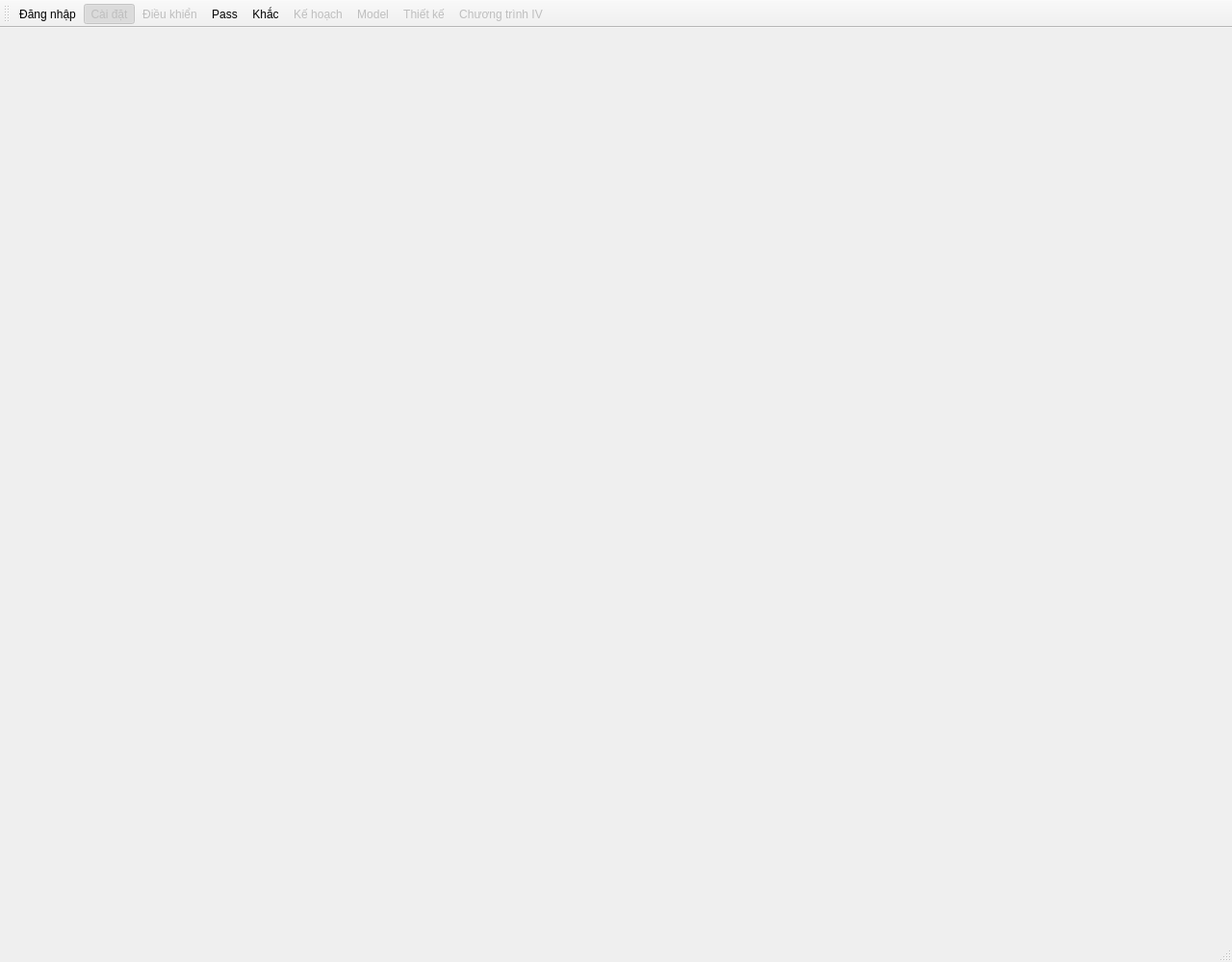
<?xml version="1.0" encoding="UTF-8"?>
<ui version="4.0">
 <class>MainWindow</class>
 <widget class="QMainWindow" name="MainWindow">
  <property name="geometry">
   <rect>
    <x>0</x>
    <y>0</y>
    <width>1280</width>
    <height>1000</height>
   </rect>
  </property>
  <property name="windowTitle">
   <string>LASER MARKER SYSTEM (release 2023-08-14)</string>
  </property>
  <property name="styleSheet">
   <string notr="true"/>
  </property>
  <widget class="QWidget" name="centralWidget">
   <layout class="QGridLayout" name="gridLayout_2">
    <property name="leftMargin">
     <number>0</number>
    </property>
    <property name="topMargin">
     <number>0</number>
    </property>
    <property name="rightMargin">
     <number>0</number>
    </property>
    <property name="bottomMargin">
     <number>0</number>
    </property>
    <item row="0" column="0">
     <widget class="QStackedWidget" name="stackedWidget">
      <widget class="QWidget" name="pageSetting">
       <layout class="QGridLayout" name="gridLayout_9">
        <property name="leftMargin">
         <number>0</number>
        </property>
        <property name="topMargin">
         <number>0</number>
        </property>
        <property name="rightMargin">
         <number>0</number>
        </property>
        <property name="bottomMargin">
         <number>0</number>
        </property>
       </layout>
      </widget>
      <widget class="QWidget" name="pagePass">
       <layout class="QGridLayout" name="gridLayout_3">
        <property name="leftMargin">
         <number>0</number>
        </property>
        <property name="topMargin">
         <number>0</number>
        </property>
        <property name="rightMargin">
         <number>0</number>
        </property>
        <property name="bottomMargin">
         <number>0</number>
        </property>
       </layout>
      </widget>
      <widget class="QWidget" name="pageMark">
       <layout class="QGridLayout" name="gridLayout_10">
        <property name="leftMargin">
         <number>0</number>
        </property>
        <property name="topMargin">
         <number>0</number>
        </property>
        <property name="rightMargin">
         <number>0</number>
        </property>
        <property name="bottomMargin">
         <number>0</number>
        </property>
       </layout>
      </widget>
      <widget class="QWidget" name="pageControl">
       <layout class="QGridLayout" name="gridLayout_11">
        <property name="leftMargin">
         <number>0</number>
        </property>
        <property name="topMargin">
         <number>0</number>
        </property>
        <property name="rightMargin">
         <number>0</number>
        </property>
        <property name="bottomMargin">
         <number>0</number>
        </property>
       </layout>
      </widget>
      <widget class="QWidget" name="pageScheddule">
       <layout class="QGridLayout" name="gridLayout_8">
        <property name="leftMargin">
         <number>0</number>
        </property>
        <property name="topMargin">
         <number>0</number>
        </property>
        <property name="rightMargin">
         <number>0</number>
        </property>
        <property name="bottomMargin">
         <number>0</number>
        </property>
       </layout>
      </widget>
      <widget class="QWidget" name="pageModel">
       <layout class="QGridLayout" name="gridLayout_12">
        <property name="leftMargin">
         <number>0</number>
        </property>
        <property name="topMargin">
         <number>0</number>
        </property>
        <property name="rightMargin">
         <number>0</number>
        </property>
        <property name="bottomMargin">
         <number>0</number>
        </property>
       </layout>
      </widget>
      <widget class="QWidget" name="pageDesign">
       <layout class="QGridLayout" name="gridLayout_13">
        <property name="leftMargin">
         <number>0</number>
        </property>
        <property name="topMargin">
         <number>0</number>
        </property>
        <property name="rightMargin">
         <number>0</number>
        </property>
        <property name="bottomMargin">
         <number>0</number>
        </property>
       </layout>
      </widget>
      <widget class="QWidget" name="pageIV">
       <layout class="QGridLayout" name="gridLayout_14">
        <property name="leftMargin">
         <number>0</number>
        </property>
        <property name="topMargin">
         <number>0</number>
        </property>
        <property name="rightMargin">
         <number>0</number>
        </property>
        <property name="bottomMargin">
         <number>0</number>
        </property>
       </layout>
      </widget>
     </widget>
    </item>
   </layout>
  </widget>
  <widget class="QStatusBar" name="statusBar"/>
  <widget class="QToolBar" name="toolBar">
   <property name="windowTitle">
    <string>toolBar</string>
   </property>
   <property name="movable">
    <bool>true</bool>
   </property>
   <property name="iconSize">
    <size>
     <width>90</width>
     <height>30</height>
    </size>
   </property>
   <property name="toolButtonStyle">
    <enum>Qt::ToolButtonStyle::ToolButtonTextUnderIcon</enum>
   </property>
   <attribute name="toolBarArea">
    <enum>TopToolBarArea</enum>
   </attribute>
   <attribute name="toolBarBreak">
    <bool>false</bool>
   </attribute>
   <addaction name="actionLogin"/>
   <addaction name="actionSettings"/>
   <addaction name="actionControl"/>
   <addaction name="actionPass"/>
   <addaction name="actionMark"/>
   <addaction name="actionLot"/>
   <addaction name="actionModel"/>
   <addaction name="actionDesign"/>
   <addaction name="actionIVProgram"/>
  </widget>
  <action name="actionLogin">
   <property name="icon">
    <iconset resource="icons.qrc">
     <normaloff>:/icons/female_profile_48px.png</normaloff>:/icons/female_profile_48px.png</iconset>
   </property>
   <property name="text">
    <string>Đăng nhập</string>
   </property>
   <property name="toolTip">
    <string>&lt;html&gt;&lt;head/&gt;&lt;body&gt;&lt;p&gt;&lt;span style=&quot; font-weight:700; color:#5555ff;&quot;&gt;Đăng nhập&lt;/span&gt;&lt;/p&gt;&lt;p&gt;&lt;span style=&quot; color:#404040;&quot;&gt;Click vào nút nhấn này khi tên nút là Đăng nhập, máy tính sẽ hiển thị hộp thoại đăng nhập.&lt;/span&gt;&lt;/p&gt;&lt;p&gt;&lt;span style=&quot; color:#404040;&quot;&gt;Đăng nhập thành công sẽ mở khóa nhiều tính năng của thiết bị.&lt;/span&gt;&lt;/p&gt;&lt;p&gt;&lt;span style=&quot; font-weight:700; color:#ff0000;&quot;&gt;Đăng xuất&lt;/span&gt;&lt;/p&gt;&lt;p&gt;&lt;span style=&quot; color:#404040;&quot;&gt;Click vào nút nhấn này, trạng thái đăng nhập sẽ bị xóa.&lt;/span&gt;&lt;/p&gt;&lt;p&gt;&lt;span style=&quot; color:#404040;&quot;&gt;Một số chức năng sẽ bị khóa lại.&lt;/span&gt;&lt;/p&gt;&lt;/body&gt;&lt;/html&gt;</string>
   </property>
  </action>
  <action name="actionSettings">
   <property name="checkable">
    <bool>true</bool>
   </property>
   <property name="checked">
    <bool>true</bool>
   </property>
   <property name="enabled">
    <bool>false</bool>
   </property>
   <property name="icon">
    <iconset resource="icons.qrc">
     <normaloff>:/icons/settings_48px.png</normaloff>:/icons/settings_48px.png</iconset>
   </property>
   <property name="text">
    <string>Cài đặt</string>
   </property>
   <property name="toolTip">
    <string>&lt;html&gt;&lt;head/&gt;&lt;body&gt;&lt;p&gt;&lt;span style=&quot; font-weight:700; color:#5555ff;&quot;&gt;Cài đặt&lt;/span&gt;&lt;/p&gt;&lt;p&gt;&lt;span style=&quot; color:#404040;&quot;&gt;Click vào nút nhấn này, để hiển thị và thay đổi cài đặt của thiết bị.&lt;/span&gt;&lt;/p&gt;&lt;/body&gt;&lt;/html&gt;</string>
   </property>
  </action>
  <action name="actionMark">
   <property name="checkable">
    <bool>true</bool>
   </property>
   <property name="icon">
    <iconset resource="icons.qrc">
     <normaloff>:/icons/laser_beam_48px.png</normaloff>:/icons/laser_beam_48px.png</iconset>
   </property>
   <property name="text">
    <string>Khắc</string>
   </property>
   <property name="toolTip">
    <string>&lt;html&gt;&lt;head/&gt;&lt;body&gt;&lt;p&gt;&lt;span style=&quot; font-weight:700; color:#5555ff;&quot;&gt;Khắc&lt;/span&gt;&lt;/p&gt;&lt;p&gt;&lt;span style=&quot; color:#404040;&quot;&gt;Click vào nút nhấn này, màn hình sẽ chuyển sang trang điều khiển cho chế độ khắc (sản xuất).&lt;/span&gt;&lt;/p&gt;&lt;/body&gt;&lt;/html&gt;</string>
   </property>
  </action>
  <action name="actionControl">
   <property name="checkable">
    <bool>true</bool>
   </property>
   <property name="enabled">
    <bool>false</bool>
   </property>
   <property name="icon">
    <iconset resource="icons.qrc">
     <normaloff>:/icons/joystick_48px.png</normaloff>:/icons/joystick_48px.png</iconset>
   </property>
   <property name="text">
    <string>Điều khiển</string>
   </property>
   <property name="toolTip">
    <string>&lt;html&gt;&lt;head/&gt;&lt;body&gt;&lt;p&gt;&lt;span style=&quot; font-weight:700; color:#5555ff;&quot;&gt;Điều khiển&lt;/span&gt;&lt;/p&gt;&lt;p&gt;&lt;span style=&quot; color:#404040;&quot;&gt;Click vào nút nhấn này, màn hình sẽ chuyển sang bảng điều khiển thiết bị.&lt;/span&gt;&lt;/p&gt;&lt;/body&gt;&lt;/html&gt;</string>
   </property>
  </action>
  <action name="actionLot">
   <property name="checkable">
    <bool>true</bool>
   </property>
   <property name="enabled">
    <bool>false</bool>
   </property>
   <property name="icon">
    <iconset resource="icons.qrc">
     <normaloff>:/icons/schedule_48px.png</normaloff>:/icons/schedule_48px.png</iconset>
   </property>
   <property name="text">
    <string>Kế hoạch</string>
   </property>
   <property name="toolTip">
    <string>&lt;html&gt;&lt;head/&gt;&lt;body&gt;&lt;p&gt;&lt;span style=&quot; font-weight:700; color:#5555ff;&quot;&gt;Kế hoạch&lt;/span&gt;&lt;/p&gt;&lt;p&gt;&lt;span style=&quot; color:#404040;&quot;&gt;Click vào nút nhấn này, màn hình sẽ chuyển sang trang quản lý kế hoạch.&lt;/span&gt;&lt;/p&gt;&lt;p&gt;&lt;span style=&quot; color:#404040;&quot;&gt;Có thể xem, thay đổi, lập kế hoạch sản xuất.&lt;/span&gt;&lt;/p&gt;&lt;/body&gt;&lt;/html&gt;</string>
   </property>
  </action>
  <action name="actionModel">
   <property name="checkable">
    <bool>true</bool>
   </property>
   <property name="enabled">
    <bool>false</bool>
   </property>
   <property name="icon">
    <iconset resource="icons.qrc">
     <normaloff>:/icons/prototype_48px.png</normaloff>:/icons/prototype_48px.png</iconset>
   </property>
   <property name="text">
    <string>Model</string>
   </property>
   <property name="toolTip">
    <string>&lt;html&gt;&lt;head/&gt;&lt;body&gt;&lt;p&gt;&lt;span style=&quot; font-weight:700; color:#5555ff;&quot;&gt;Quản lý model&lt;/span&gt;&lt;/p&gt;&lt;p&gt;&lt;span style=&quot; color:#404040;&quot;&gt;Click vào nút nhấn này, màn hình sẽ chuyển sang trang quản lý model.&lt;/span&gt;&lt;/p&gt;&lt;p&gt;&lt;span style=&quot; color:#404040;&quot;&gt;Có thể xem, thay đổi, tạo mới các model cùng các thông số đi kèm.&lt;/span&gt;&lt;/p&gt;&lt;/body&gt;&lt;/html&gt;</string>
   </property>
  </action>
  <action name="actionDesign">
   <property name="checkable">
    <bool>true</bool>
   </property>
   <property name="enabled">
    <bool>false</bool>
   </property>
   <property name="icon">
    <iconset resource="icons.qrc">
     <normaloff>:/icons/text_width_48px.png</normaloff>:/icons/text_width_48px.png</iconset>
   </property>
   <property name="text">
    <string>Thiết kế</string>
   </property>
   <property name="toolTip">
    <string>&lt;html&gt;&lt;head/&gt;&lt;body&gt;&lt;p&gt;&lt;span style=&quot; font-weight:700; color:#5555ff;&quot;&gt;Quản lý thiết kế&lt;/span&gt;&lt;/p&gt;&lt;p&gt;&lt;span style=&quot; color:#404040;&quot;&gt;Click vào nút nhấn này, màn hình sẽ chuyển sang trang quản lý thiết kế của một chương trình (tương ứng với một mẫu tem).&lt;/span&gt;&lt;/p&gt;&lt;p&gt;&lt;span style=&quot; color:#404040;&quot;&gt;Có thể xem, thay đổi thông số, nội dung của từng chương trình (từng mẫu tem).&lt;/span&gt;&lt;/p&gt;&lt;/body&gt;&lt;/html&gt;</string>
   </property>
  </action>
  <action name="actionIVProgram">
   <property name="checkable">
    <bool>true</bool>
   </property>
   <property name="enabled">
    <bool>false</bool>
   </property>
   <property name="icon">
    <iconset resource="icons.qrc">
     <normaloff>:/icons/iris_scan_48px.png</normaloff>:/icons/iris_scan_48px.png</iconset>
   </property>
   <property name="text">
    <string>Chương trình IV</string>
   </property>
  </action>
  <action name="actionPass">
   <property name="checkable">
    <bool>true</bool>
   </property>
   <property name="icon">
    <iconset resource="icons.qrc">
     <normaloff>:/icons/data_transfer_48px.png</normaloff>:/icons/data_transfer_48px.png</iconset>
   </property>
   <property name="text">
    <string>Pass</string>
   </property>
   <property name="toolTip">
    <string>&lt;html&gt;&lt;head/&gt;&lt;body&gt;&lt;p&gt;&lt;span style=&quot; font-weight:700; color:#5555ff;&quot;&gt;Chế độ PASS&lt;/span&gt;&lt;/p&gt;&lt;p&gt;&lt;span style=&quot; color:#404040;&quot;&gt;Click vào nút nhấn này, màn hình sẽ chuyển sang chế độ PASS.&lt;/span&gt;&lt;/p&gt;&lt;/body&gt;&lt;/html&gt;</string>
   </property>
  </action>
 </widget>
 <layoutdefault spacing="6" margin="11"/>
 <resources>
  <include location="icons.qrc"/>
 </resources>
 <connections/>
</ui>
